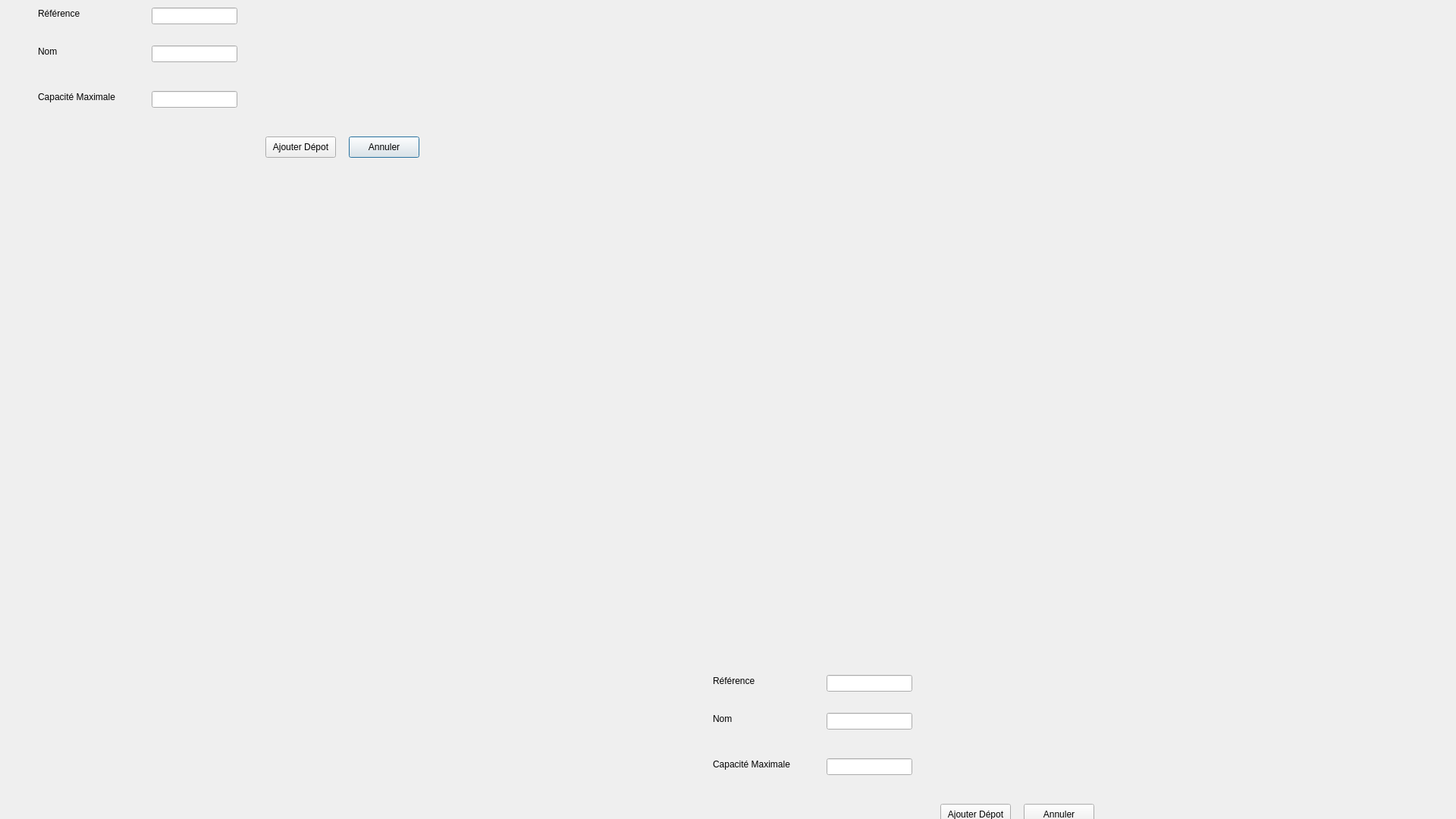
<?xml version="1.0" encoding="UTF-8"?>
<ui version="4.0">
 <class>ajout_dep</class>
 <widget class="QDialog" name="ajout_dep">
  <property name="geometry">
   <rect>
    <x>0</x>
    <y>0</y>
    <width>1920</width>
    <height>1080</height>
   </rect>
  </property>
  <property name="windowTitle">
   <string>Dialog</string>
  </property>
  <widget class="QLineEdit" name="nom">
   <property name="geometry">
    <rect>
     <x>200</x>
     <y>60</y>
     <width>113</width>
     <height>22</height>
    </rect>
   </property>
  </widget>
  <widget class="QLabel" name="label">
   <property name="geometry">
    <rect>
     <x>50</x>
     <y>10</y>
     <width>61</width>
     <height>16</height>
    </rect>
   </property>
   <property name="text">
    <string>Référence</string>
   </property>
  </widget>
  <widget class="QLabel" name="label_5">
   <property name="geometry">
    <rect>
     <x>50</x>
     <y>60</y>
     <width>131</width>
     <height>16</height>
    </rect>
   </property>
   <property name="text">
    <string>Nom</string>
   </property>
  </widget>
  <widget class="QLineEdit" name="ref">
   <property name="geometry">
    <rect>
     <x>200</x>
     <y>10</y>
     <width>113</width>
     <height>22</height>
    </rect>
   </property>
  </widget>
  <widget class="QPushButton" name="pushButton_2">
   <property name="geometry">
    <rect>
     <x>460</x>
     <y>180</y>
     <width>93</width>
     <height>28</height>
    </rect>
   </property>
   <property name="text">
    <string>Annuler</string>
   </property>
  </widget>
  <widget class="QPushButton" name="pushButton">
   <property name="geometry">
    <rect>
     <x>350</x>
     <y>180</y>
     <width>93</width>
     <height>28</height>
    </rect>
   </property>
   <property name="text">
    <string>Ajouter Dépot</string>
   </property>
  </widget>
  <widget class="QLabel" name="label_6">
   <property name="geometry">
    <rect>
     <x>50</x>
     <y>120</y>
     <width>131</width>
     <height>16</height>
    </rect>
   </property>
   <property name="text">
    <string>Capacité Maximale</string>
   </property>
  </widget>
  <widget class="QLineEdit" name="capmax">
   <property name="geometry">
    <rect>
     <x>200</x>
     <y>120</y>
     <width>113</width>
     <height>22</height>
    </rect>
   </property>
  </widget>
  <widget class="QLabel" name="label_2">
   <property name="geometry">
    <rect>
     <x>0</x>
     <y>0</y>
     <width>1920</width>
     <height>1080</height>
    </rect>
   </property>
   <property name="text">
    <string/>
   </property>
   <property name="pixmap">
    <pixmap resource="resource.qrc">:/Downloads/74217842_1026617407684361_1400118106809958400_n.png</pixmap>
   </property>
  </widget>
  <widget class="QLineEdit" name="nom_2">
   <property name="geometry">
    <rect>
     <x>1090</x>
     <y>940</y>
     <width>113</width>
     <height>22</height>
    </rect>
   </property>
  </widget>
  <widget class="QLineEdit" name="ref_2">
   <property name="geometry">
    <rect>
     <x>1090</x>
     <y>890</y>
     <width>113</width>
     <height>22</height>
    </rect>
   </property>
  </widget>
  <widget class="QLabel" name="label_3">
   <property name="geometry">
    <rect>
     <x>940</x>
     <y>890</y>
     <width>61</width>
     <height>16</height>
    </rect>
   </property>
   <property name="text">
    <string>Référence</string>
   </property>
  </widget>
  <widget class="QLineEdit" name="capmax_2">
   <property name="geometry">
    <rect>
     <x>1090</x>
     <y>1000</y>
     <width>113</width>
     <height>22</height>
    </rect>
   </property>
  </widget>
  <widget class="QLabel" name="label_7">
   <property name="geometry">
    <rect>
     <x>940</x>
     <y>940</y>
     <width>131</width>
     <height>16</height>
    </rect>
   </property>
   <property name="text">
    <string>Nom</string>
   </property>
  </widget>
  <widget class="QPushButton" name="pushButton_3">
   <property name="geometry">
    <rect>
     <x>1240</x>
     <y>1060</y>
     <width>93</width>
     <height>28</height>
    </rect>
   </property>
   <property name="text">
    <string>Ajouter Dépot</string>
   </property>
  </widget>
  <widget class="QLabel" name="label_8">
   <property name="geometry">
    <rect>
     <x>940</x>
     <y>1000</y>
     <width>131</width>
     <height>16</height>
    </rect>
   </property>
   <property name="text">
    <string>Capacité Maximale</string>
   </property>
  </widget>
  <widget class="QPushButton" name="pushButton_4">
   <property name="geometry">
    <rect>
     <x>1350</x>
     <y>1060</y>
     <width>93</width>
     <height>28</height>
    </rect>
   </property>
   <property name="text">
    <string>Annuler</string>
   </property>
  </widget>
  <zorder>label_2</zorder>
  <zorder>nom</zorder>
  <zorder>label</zorder>
  <zorder>label_5</zorder>
  <zorder>ref</zorder>
  <zorder>pushButton_2</zorder>
  <zorder>pushButton</zorder>
  <zorder>label_6</zorder>
  <zorder>capmax</zorder>
  <zorder>nom_2</zorder>
  <zorder>ref_2</zorder>
  <zorder>label_3</zorder>
  <zorder>capmax_2</zorder>
  <zorder>label_7</zorder>
  <zorder>pushButton_3</zorder>
  <zorder>label_8</zorder>
  <zorder>pushButton_4</zorder>
 </widget>
 <resources>
  <include location="resource.qrc"/>
 </resources>
 <connections/>
</ui>
